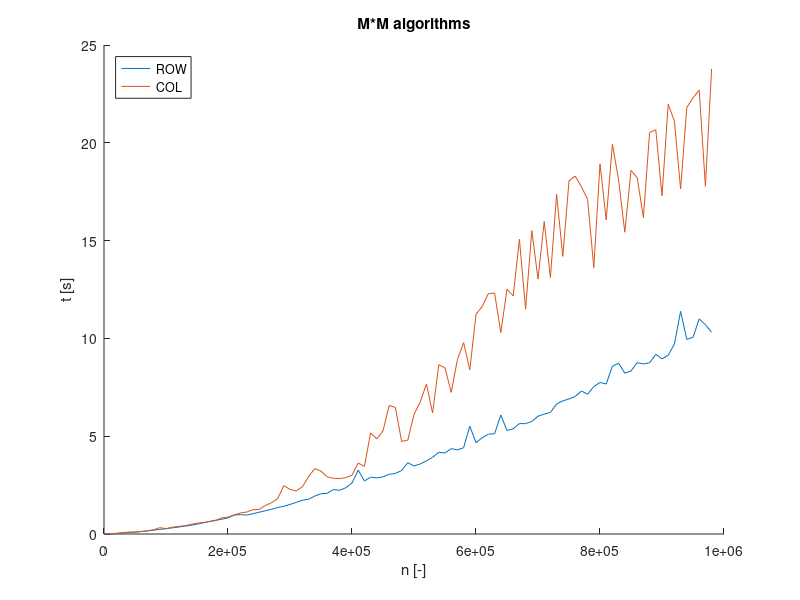

Here is the MATLAB script that generated this plot:
clear;
clc; 
close all;
fid=fopen('MATRIX_DATA/matrix_mul_col_100_100.txt');
data=textscan(fid,'%d %f');
fclose ( fid );
x=data{1};
quicksort_y=data{2};
fid=fopen('MATRIX_DATA/matrix_mul_row_100_100.txt');
data=textscan(fid,'%d %f')
fclose ( fid );
mergesort_y=data{2};
figure ;
title ('M*M algorithms');
xlabel('n [-]');
ylabel('t [s]');
hold on;
plot(x, quicksort_y);
plot(x, mergesort_y);
legend('ROW','COL','Location','northwest');
hold off ;